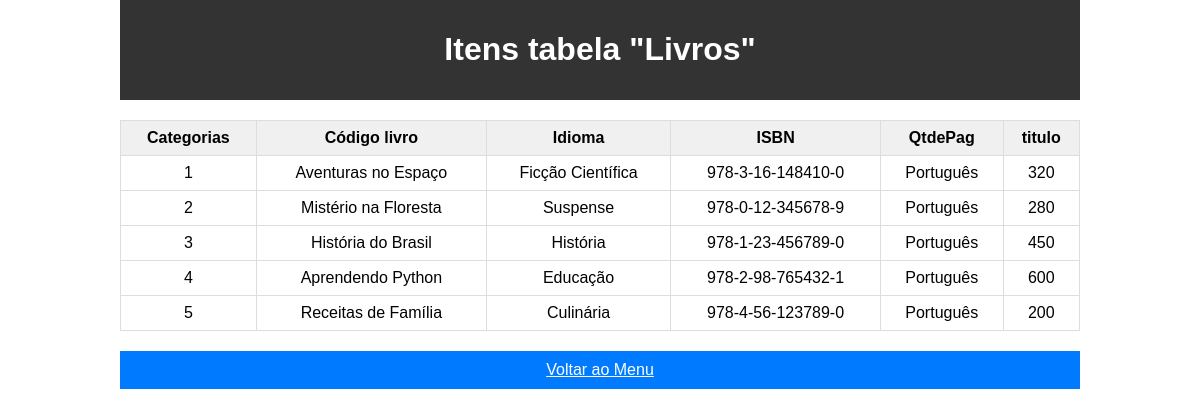
/acessoBD/listar/listarLivros.php, run on the app's committed database.
### tables this page shows
CREATE TABLE `Livro` (
  `Cod_livro` int(11) NOT NULL,
  `Titulo` varchar(80) NOT NULL,
  `Categoria` varchar(50) NOT NULL,
  `ISBN` varchar(17) NOT NULL,
  `Idioma` varchar(30) NOT NULL,
  `QtdePag` int(11) NOT NULL
);

### acessoBD/livro.php (called while the page is built, shortened)
<?php
class livro
{
    function listar()
    {
        try
        {
            $this->conn = new conectar();
            $sql = $this->conn->prepare("Select * from livro order by Idioma");
            $sql->execute();
            return $sql->fetchAll();
        }
        catch (PDOException $exc) {
            echo "Erro ao listar livros: " . $exc->getMessage();
        }
    }
}
?>

### acessoBD/listar/listarLivros.php (the view, shortened to what this page needs)
<!DOCTYPE html>
<html lang="pt-br">
<head>
</head>
<body>
    <div id="container">
        <div id="cabecalho">
            <h1>Itens tabela "Livros"</h1>
        </div>
        <table id="tabela">
            <tr>
                <th>Categorias</th>
                <th>Código livro</th>
                <th>Idioma</th>
                <th>ISBN</th>
                <th>QtdePag</th>
                <th>titulo</th>
            </tr>
            <?php
            include_once '../livro.php';
            $p = new livro();
            $pro_bd = $p->listar();
            foreach($pro_bd as $pro_mostrar) {
                ?>
                <tr>
                    <td><?php echo $pro_mostrar[0]; ?></td>
                    <td><?php echo $pro_mostrar[1]; ?></td>
                    <td><?php echo $pro_mostrar[2]; ?></td>
                    <td><?php echo $pro_mostrar[3]; ?></td>
                    <td><?php echo $pro_mostrar[4]; ?></td>
                    <td><?php echo $pro_mostrar[5]; ?></td>
                </tr>
                <?php
            }
            ?>
        </table>
        <a href="../../menu_autoria.html" id="botao-menu">Voltar ao Menu</a>
    </div>
</body>
</html>

### acessoBD/listar/listarLivros.php (style rules this page uses)
body { font-family: Century Gothic, sans-serif; margin: 0; padding: 0; }
#container { width: 80%; margin: 0 auto; text-align: center; }
#cabecalho { background-color: #333; color: #fff; padding: 10px; }
#tabela { border-collapse: collapse; width: 100%; margin: 20px 0; }
#tabela th, #tabela td { border: 1px solid #ddd; padding: 8px; }
#tabela th { background-color: #f0f0f0; }
#botao-menu { display: block; margin: 20px auto; padding: 10px 20px; background-color: #007bff; color: #fff; border: none; cursor: pointer; }

### data on the page
livro: Cod_livro "1", Titulo "Aventuras no Espaço", Categoria "Ficção Científica", ISBN "978-3-16-148410-0", Idioma "Português", QtdePag "320"
livro: Cod_livro "2", Titulo "Mistério na Floresta", Categoria "Suspense", ISBN "978-0-12-345678-9", Idioma "Português", QtdePag "280"
livro: Cod_livro "3", Titulo "História do Brasil", Categoria "História", ISBN "978-1-23-456789-0", Idioma "Português", QtdePag "450"
livro: Cod_livro "4", Titulo "Aprendendo Python", Categoria "Educação", ISBN "978-2-98-765432-1", Idioma "Português", QtdePag "600"
livro: Cod_livro "5", Titulo "Receitas de Família", Categoria "Culinária", ISBN "978-4-56-123789-0", Idioma "Português", QtdePag "200"
